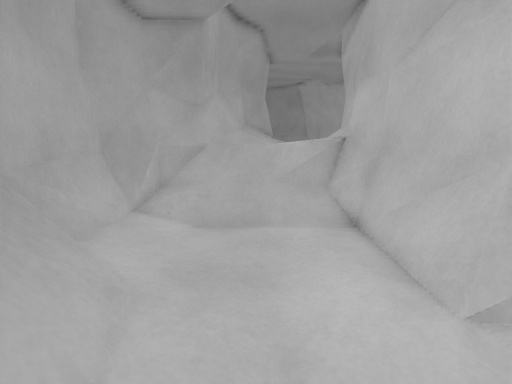
[1] (above)

12 first-person views from a walk through a Godot game level. The camera is 1.5 m above the floor, tilts 14° down and sees 85° across. The floor is counted in squares, 0.5 m on a side. Each view is taken from the middle of a square. On the plan, view 1 faces up. The plan holds only what a view shows up to about 20 squares ahead; the rest is blank. The place goes on beyond the plan.

[2]
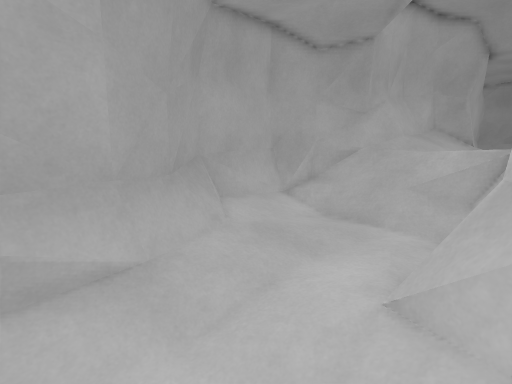

[3]
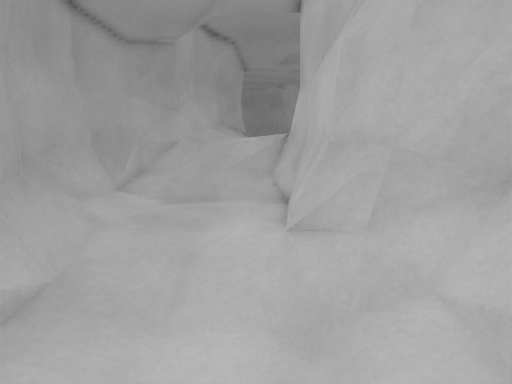

[4]
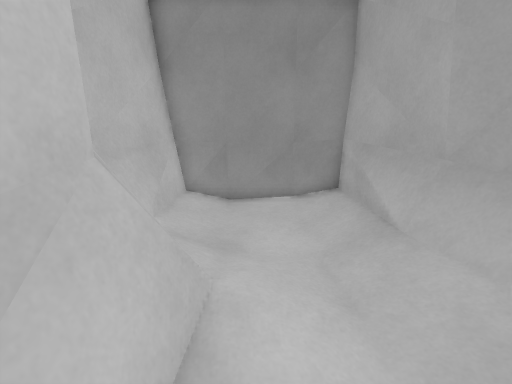

[5]
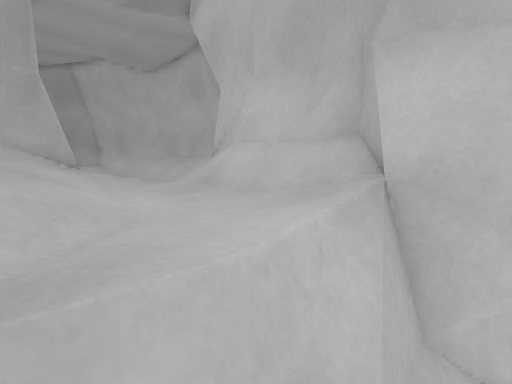

[6]
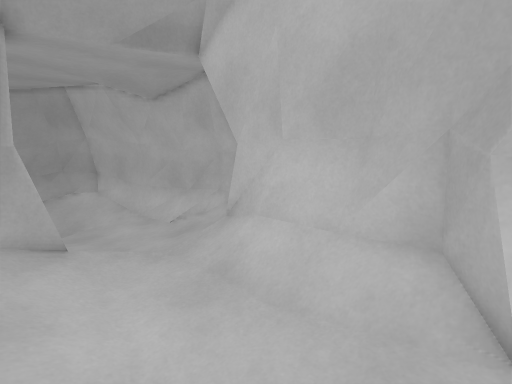

[7]
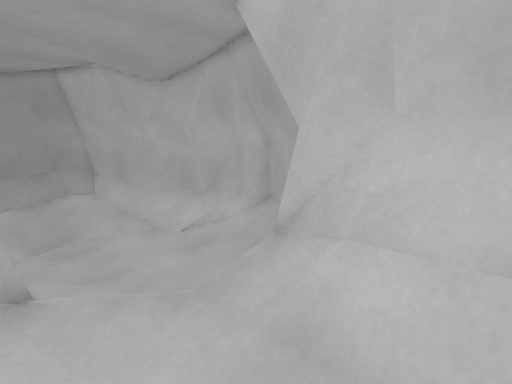

[8]
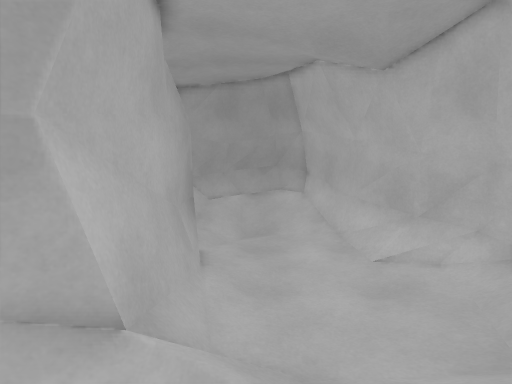

[9]
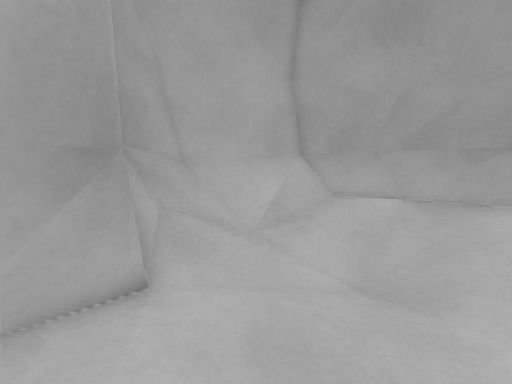

[10]
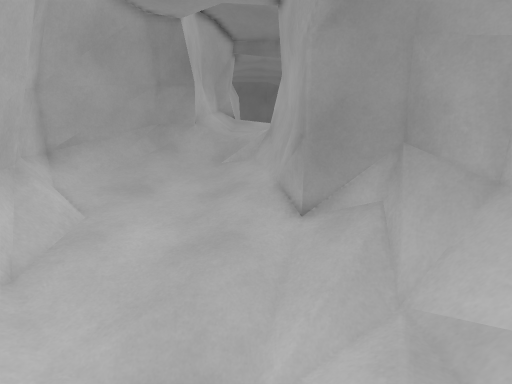

[11]
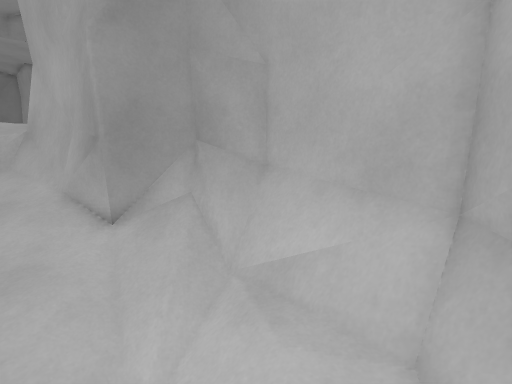

[12]
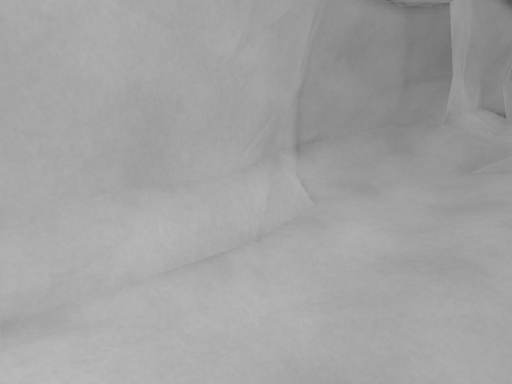

### Floor plan
Key: @ floor where view 1 was taken; # wall or solid block; . main floor; : floor 0.25 m higher than the main floor; - floor 0.25 m lower than the main floor; + floor 0.5 m higher than the main floor; _ floor 0.5 m lower than the main floor; * floor 0.75 m higher than the main floor; < floor 0.75 m lower than the main floor; % floor 1 m higher than the main floor; ( floor 1 m lower than the main floor; & floor 1.25 m higher than the main floor; / step, stairs or slope; = window, fence, low wall or low ledge; O other object.
Columns run from 5 left of view 1 to 11 right of it. Each row starts with its distance up from view 1.
 37      ########
 36    ###//__/##
 35    #/-//////#
 34   ##/_//////#
 33   ##////////##
 32   #=///(/(</=#
 31   ##/////<<<##
 30   #O////_<<__##
 29   ###//______##
 28    ###-______-#
 27      ##-______##
 26       #-/____--##
 25       #.-------##
 24       #//---///O#
 23       #/.--//. ##
 22       #:..///###
 21       #//////=#
 20      ##/////###
 19     ##/**//###
 18    ##//**/=#
 17    #=//**/=#
 16    #=//**/=#
 15    ##/***/=#
 14   ##/%*%%/##
 13   ##%%%%//#
 12  ##//%%%&##
 11 ##=/////=#
 10 #=://///=#
  9 #=/////--#
  8 #=/--.-.-#
  7 #=/.....##
  6 ##:.....=#
  5  #::....=#
  4  ##::..:=#
  3   #+:..:=##
  2   ##:.../=##
  1    ##...//=#
  0    #=@...:=#
 -1    #=....:##
 -2    ##....:##
 -3     #=...=#
 -4     #######

Positions as (right, up) in squares from view 1, and headings:
1: (0, 0), facing up
2: (4, -1), facing up-left
3: (2, -3), facing up
4: (2, 7), facing down
5: (-1, 10), facing up-right
6: (0, 12), facing up-right
7: (1, 15), facing up-right
8: (3, 17), facing up
9: (5, 26), facing up-left
10: (2, 36), facing down
11: (3, 36), facing down-left
12: (2, 36), facing down-right
